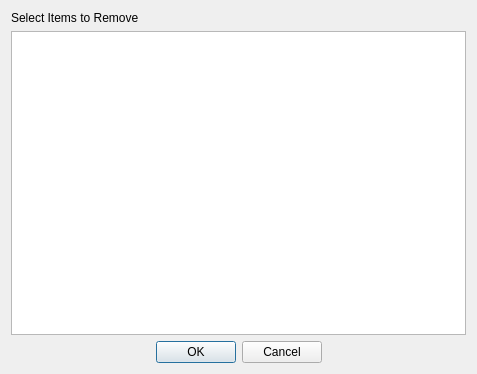
<?xml version="1.0" encoding="UTF-8"?>
<ui version="4.0">
 <class>removeDialog</class>
 <widget class="QDialog" name="removeDialog">
  <property name="geometry">
   <rect>
    <x>0</x>
    <y>0</y>
    <width>477</width>
    <height>374</height>
   </rect>
  </property>
  <property name="windowTitle">
   <string>Remove Items</string>
  </property>
  <layout class="QGridLayout" name="gridLayout">
   <item row="0" column="0">
    <widget class="QLabel" name="label">
     <property name="text">
      <string>Select Items to Remove</string>
     </property>
    </widget>
   </item>
   <item row="1" column="0">
    <widget class="QListWidget" name="fileList">
     <property name="alternatingRowColors">
      <bool>true</bool>
     </property>
     <property name="selectionMode">
      <enum>QAbstractItemView::MultiSelection</enum>
     </property>
    </widget>
   </item>
   <item row="2" column="0">
    <widget class="QDialogButtonBox" name="buttonBox">
     <property name="orientation">
      <enum>Qt::Horizontal</enum>
     </property>
     <property name="standardButtons">
      <set>QDialogButtonBox::Cancel|QDialogButtonBox::Ok</set>
     </property>
     <property name="centerButtons">
      <bool>true</bool>
     </property>
    </widget>
   </item>
  </layout>
 </widget>
 <resources/>
 <connections>
  <connection>
   <sender>buttonBox</sender>
   <signal>accepted()</signal>
   <receiver>removeDialog</receiver>
   <slot>accept()</slot>
   <hints>
    <hint type="sourcelabel">
     <x>248</x>
     <y>254</y>
    </hint>
    <hint type="destinationlabel">
     <x>157</x>
     <y>274</y>
    </hint>
   </hints>
  </connection>
  <connection>
   <sender>buttonBox</sender>
   <signal>rejected()</signal>
   <receiver>removeDialog</receiver>
   <slot>reject()</slot>
   <hints>
    <hint type="sourcelabel">
     <x>316</x>
     <y>260</y>
    </hint>
    <hint type="destinationlabel">
     <x>286</x>
     <y>274</y>
    </hint>
   </hints>
  </connection>
 </connections>
</ui>
